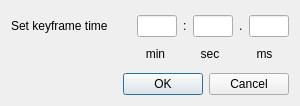
<?xml version="1.0" encoding="UTF-8"?>
<ui version="4.0">
 <class>TimeEditDlg</class>
 <widget class="QDialog" name="TimeEditDlg">
  <property name="geometry">
   <rect>
    <x>0</x>
    <y>0</y>
    <width>300</width>
    <height>106</height>
   </rect>
  </property>
  <property name="windowTitle">
   <string>Set Keyframe Time</string>
  </property>
  <layout class="QVBoxLayout" name="verticalLayout_2">
   <item>
    <layout class="QHBoxLayout" name="horizontalLayout">
     <item>
      <widget class="QLabel" name="labelTitle">
       <property name="sizePolicy">
        <sizepolicy hsizetype="Maximum" vsizetype="Preferred">
         <horstretch>0</horstretch>
         <verstretch>0</verstretch>
        </sizepolicy>
       </property>
       <property name="minimumSize">
        <size>
         <width>120</width>
         <height>30</height>
        </size>
       </property>
       <property name="maximumSize">
        <size>
         <width>150</width>
         <height>16777215</height>
        </size>
       </property>
       <property name="text">
        <string>Set keyframe time</string>
       </property>
      </widget>
     </item>
     <item>
      <widget class="QLineEdit" name="lineEditMinutes"/>
     </item>
     <item>
      <widget class="QLabel" name="label_2">
       <property name="text">
        <string>:</string>
       </property>
      </widget>
     </item>
     <item>
      <widget class="QLineEdit" name="lineEditSeconds"/>
     </item>
     <item>
      <widget class="QLabel" name="label_3">
       <property name="text">
        <string>.</string>
       </property>
      </widget>
     </item>
     <item>
      <widget class="QLineEdit" name="lineEditMilliseconds"/>
     </item>
    </layout>
   </item>
   <item>
    <layout class="QHBoxLayout" name="horizontalLayout_3">
     <item>
      <spacer name="horizontalSpacer">
       <property name="orientation">
        <enum>Qt::Horizontal</enum>
       </property>
       <property name="sizeType">
        <enum>QSizePolicy::Maximum</enum>
       </property>
       <property name="sizeHint" stdset="0">
        <size>
         <width>120</width>
         <height>20</height>
        </size>
       </property>
      </spacer>
     </item>
     <item>
      <widget class="QLabel" name="label_5">
       <property name="minimumSize">
        <size>
         <width>40</width>
         <height>20</height>
        </size>
       </property>
       <property name="maximumSize">
        <size>
         <width>16777215</width>
         <height>20</height>
        </size>
       </property>
       <property name="text">
        <string>min</string>
       </property>
       <property name="alignment">
        <set>Qt::AlignHCenter|Qt::AlignTop</set>
       </property>
      </widget>
     </item>
     <item>
      <widget class="QLabel" name="label_4">
       <property name="minimumSize">
        <size>
         <width>40</width>
         <height>0</height>
        </size>
       </property>
       <property name="maximumSize">
        <size>
         <width>16777215</width>
         <height>20</height>
        </size>
       </property>
       <property name="text">
        <string>sec</string>
       </property>
       <property name="alignment">
        <set>Qt::AlignHCenter|Qt::AlignTop</set>
       </property>
      </widget>
     </item>
     <item>
      <widget class="QLabel" name="label">
       <property name="minimumSize">
        <size>
         <width>40</width>
         <height>0</height>
        </size>
       </property>
       <property name="maximumSize">
        <size>
         <width>16777215</width>
         <height>20</height>
        </size>
       </property>
       <property name="text">
        <string>ms</string>
       </property>
       <property name="alignment">
        <set>Qt::AlignHCenter|Qt::AlignTop</set>
       </property>
      </widget>
     </item>
    </layout>
   </item>
   <item>
    <spacer name="verticalSpacer">
     <property name="orientation">
      <enum>Qt::Vertical</enum>
     </property>
     <property name="sizeType">
      <enum>QSizePolicy::Maximum</enum>
     </property>
     <property name="sizeHint" stdset="0">
      <size>
       <width>20</width>
       <height>10</height>
      </size>
     </property>
    </spacer>
   </item>
   <item>
    <layout class="QHBoxLayout" name="horizontalLayout_2">
     <item>
      <spacer name="horizontalSpacer_4">
       <property name="orientation">
        <enum>Qt::Horizontal</enum>
       </property>
       <property name="sizeHint" stdset="0">
        <size>
         <width>40</width>
         <height>20</height>
        </size>
       </property>
      </spacer>
     </item>
     <item>
      <widget class="QDialogButtonBox" name="buttonBox">
       <property name="orientation">
        <enum>Qt::Horizontal</enum>
       </property>
       <property name="standardButtons">
        <set>QDialogButtonBox::Cancel|QDialogButtonBox::Ok</set>
       </property>
      </widget>
     </item>
    </layout>
   </item>
  </layout>
 </widget>
 <resources/>
 <connections>
  <connection>
   <sender>buttonBox</sender>
   <signal>accepted()</signal>
   <receiver>TimeEditDlg</receiver>
   <slot>accept()</slot>
   <hints>
    <hint type="sourcelabel">
     <x>248</x>
     <y>254</y>
    </hint>
    <hint type="destinationlabel">
     <x>157</x>
     <y>274</y>
    </hint>
   </hints>
  </connection>
  <connection>
   <sender>buttonBox</sender>
   <signal>rejected()</signal>
   <receiver>TimeEditDlg</receiver>
   <slot>reject()</slot>
   <hints>
    <hint type="sourcelabel">
     <x>316</x>
     <y>260</y>
    </hint>
    <hint type="destinationlabel">
     <x>286</x>
     <y>274</y>
    </hint>
   </hints>
  </connection>
 </connections>
</ui>
